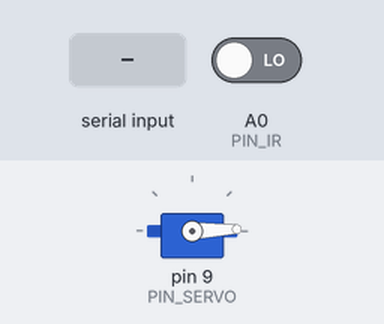
Bench run of a sketch on a simulated Arduino Uno, built with avr-gcc and run on an emulated ATmega328P. Parts: servo. The inputs (shaded band) are chosen by the test bench; at power-on: A0 (PIN_IR) LOW.

Above: at 1.7 s.
1.8 s: "1\n" received over the second serial link
At 4.7 s:
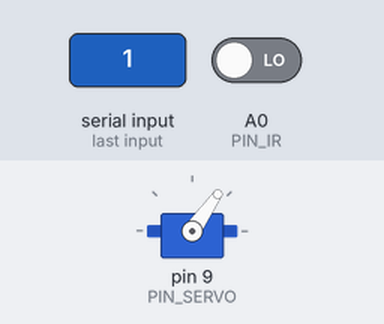
5.4 s: "2\n" received over the second serial link
At 13.0 s:
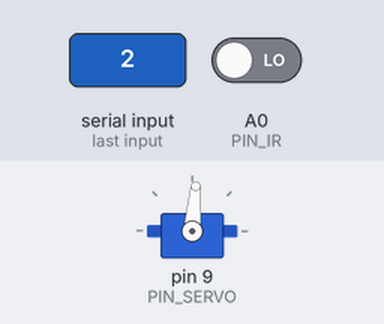
14.2 s: "3\n" received over the second serial link
At 22.6 s:
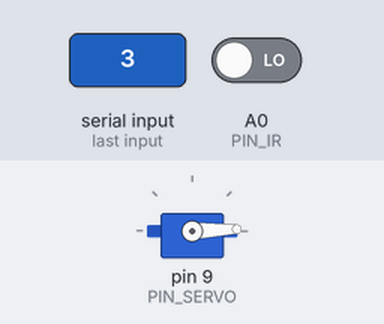
Timing chart, 0 to 24.1 s (numbered marks = the images above; inputs shaded):
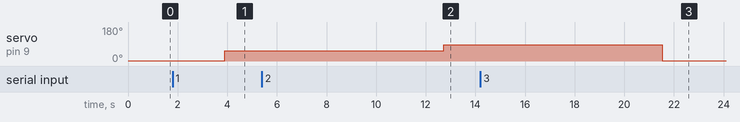

Measured:
- after the input at 1.8 s, servo on pin 9 (PIN_SERVO): 2° → 55° after 2.1 s
- after the input at 5.4 s, servo on pin 9 (PIN_SERVO): 55° → 85° after 7.3 s
- after the input at 14.2 s, servo on pin 9 (PIN_SERVO): 85° → 2° after 7.3 s

The sketch:

SmartFactory_last.ino
```cpp
#include <SoftwareSerial.h>

/**
   스마트 팩토리 컨베이어벨트 최종 예제

   DC모터 : 레일을 움직임
   서보모터 : 제품을 색상에 따라 분류
   적외선 IR센서 : 물품이 적재됨을 감지.
   컬러센서 : 색상을 아두이노에 전달. 해당 값에 따라 서보모터의 각도가 결정
   RGB : 측정된 제품의 색상을 표시

   동작 순서
   1. 컨베이어 벨트 레일 작동
   2. 적외선 센서로부터 레일에 제품이 적재됨을 감지하면 일시 정지
   3. 레일이 컬러 센서까지 움직이기 시작
   4. 컬러센서에서 정지 후 해당 제품의 색상을 분석
   5. 색상 분석에 따른 결론에 따라 R, G, B가 결정되고, 해당되는 곳으로 서보모터가 동작
   6. 레일이 다시 움직이며 서보모터가 가리키는 방향으로 제품 분류
*/

/* 라이브러리 불러오기 */
#include <Servo.h>              // 서보모터 라이브러리 불러오기
#include <SoftwareSerial.h>     // 블루투스에 이용되는 라이브러리
#include <Wire.h>               // I2C 통신에 사용되는 라이브러리

/* 상수 선언 : 핀 번호, 속도제어, 서보모터의 각도*/
#define PIN_DC_DIRECTION 13  // DC모터(레일) 방향을 정하는 핀(현재 B모터 사용)
#define PIN_DC_SPEED 11      // DC모터(레일) 속도를 정하는 핀(현재 B모터 사용)
#define PIN_SERVO 9          // 서보모터 연결 핀
#define PIN_LED 5            // LED 연결 핀
#define PIN_IR A0            // 적외선 IR센서 연결 핀

#define POS_RED 55   // 빨간 색 제품을 분류할 서보모터의 각도
#define POS_GREEN 85  // 초록 색 제품을 분류할 서보모터의 각도
#define POS_BLUE 2    // 파란 색 제품을 분류할 서보모터의 각도
#define NUM_PIXELS 3  // 네오픽셀의 픽셀 수: 3

/* 변수 선언 : HW객체, 측정값, 기타 변수, ...*/
Servo servo;
SoftwareSerial mySerial(2,3);
int railSpeed = 80;               // 레일 기본 속도, 초기값은 160
bool isRailMoving = true;          // 레일 가동/정지 변수 유지 -> 블루투스로 레일 상태 조정
String myString = "";
int count = 1;
void setup() {
  Serial.begin(9600);
  mySerial.begin(9600);
  mySerial.setTimeout(10000);
  pinMode(PIN_DC_SPEED, OUTPUT);
  pinMode(PIN_DC_DIRECTION, OUTPUT);
  servo.attach(PIN_SERVO);
  servo.write(2);
  delay(500);
  digitalWrite(PIN_DC_DIRECTION, HIGH);
  digitalWrite(PIN_DC_SPEED, LOW);
  servo.detach();
  pinMode(PIN_IR, INPUT);
}

void loop() {

  if (digitalRead(PIN_IR) == HIGH) {
    return;
  }
  digitalWrite(PIN_DC_DIRECTION, LOW);
  digitalWrite(PIN_DC_SPEED, LOW);
  delay(500);
  digitalWrite(PIN_DC_DIRECTION, HIGH);
  digitalWrite(PIN_DC_SPEED, LOW);
  delay(900);
  digitalWrite(PIN_DC_DIRECTION, LOW);
  digitalWrite(PIN_DC_SPEED, LOW);
  delay(2000);


  while(!mySerial.available()) // 10초간 객체 탐지 결과를 받을 수 있는 상태 -> 10초 후 객체 탐지 실패 시 레일이 뒤로감 / 객체 탐지 하면 바로 escape
  {
     if(count == 10)
     {
        break;
     }
     delay(1000);
     count++;

    continue;
  }
  count = 1;
  char myChar = (char)mySerial.read();
  mySerial.print(myChar);
  myString += myChar;
  delay(5);

  if(!myString.equals("")){
    if(myString.equals("1")){
      servo.attach(PIN_SERVO);
      servo.write(POS_RED);
      delay(200); // delay가 안 붙으면 모터가 작동하지 않음
    }else if(myString.equals("2")){
      servo.attach(PIN_SERVO);
      servo.write(POS_GREEN);
      delay(200);
    }else if(myString.equals("3")){
      servo.attach(PIN_SERVO);
      servo.write(POS_BLUE);
      delay(200);
    }else{
      digitalWrite(PIN_DC_DIRECTION, LOW); // 객체 탐지 실패 시 레일을 뒤로가게함
      digitalWrite(PIN_DC_SPEED, HIGH);
      delay(1400);  // 레일이 뒤로 가는 시간
      digitalWrite(PIN_DC_DIRECTION, HIGH); // 뒤로 간 후 다시 앞으로 정상작동하게 함
      digitalWrite(PIN_DC_SPEED, LOW);
    }
    digitalWrite(PIN_DC_DIRECTION, HIGH); // 객체 탐지가 성공 시 앞으로 가게 함
    digitalWrite(PIN_DC_SPEED, LOW);
    delay(200);
    servo.detach();
    myString="";
    }
  }
```
